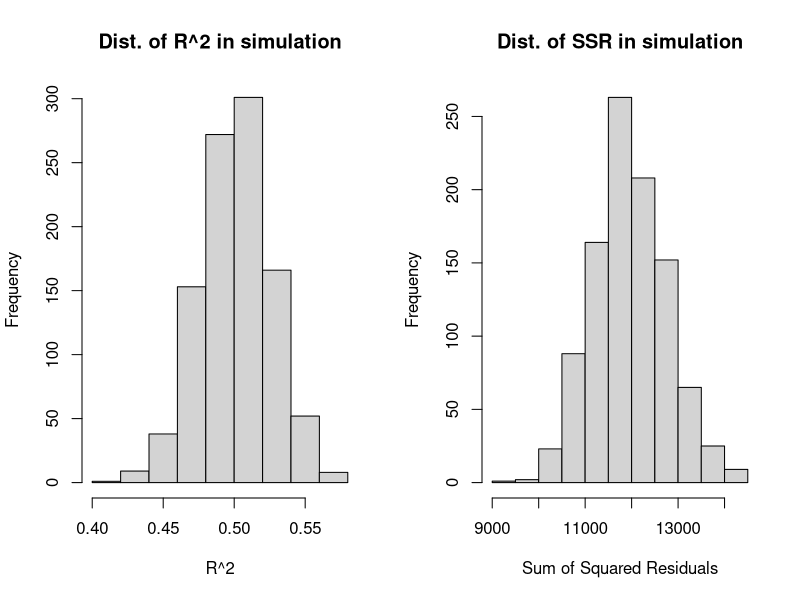

Write R code to recreate this figure.
#Problem 1
#1)
x <- matrix(runif(1000 * 1000, min = 0, max = 6), nrow = 1000)
#x_sqr <- x*x
eps <- matrix(rnorm(1000 * 1000, sd = x), nrow = 1000)
y <- 1 + 2 * x + eps
theta <- matrix(nrow = 1000, ncol = 2)
#matrix of our estimated parametrs
r_sqr <- matrix(nrow = 1000, ncol = 1)
ssr <- matrix(nrow = 1000, ncol = 1)

for (i in 1:1000) {
  theta[i, ] <- lm(y[, i] ~ x[, i])$coefficients
  r_sqr[i, ] <- summary(lm(y[, i] ~ x[, i]))$r.squared
  # resid <- sum_matrix$residuals
  # resid_sqr <- resid^2
  ssr[i, ] <- sum((summary(lm(y[, i] ~ x[, i]))$residuals) ^ 2)
}
par(mfrow = c(1, 2))
hist(r_sqr, main = "Dist. of R^2 in simulation", xlab = "R^2")
hist(ssr, main = "Dist. of SSR in simulation", xlab = "Sum of Squared Residuals")
alpha_hat <- mean(theta[, 1])
alpha_hat
beta_hat <- mean(theta[, 2])
beta_hat

#2)
sim_ols <- function(n, n_sims, var_vec = x^2 , ...) {
  x <- matrix(runif(n * n_sims, min = 0, max = 6), nrow = n)
  #x_sqr <- x*x
  eps <- matrix(rnorm(n * n_sims, sd = sqrt(var_vec)), nrow = n)
  y <- 1 + 2 * x + eps
  theta <- matrix(nrow = n_sims, ncol = 2)
  #matrix of our estimated parametrs
  r_sqr <- matrix(nrow = n_sims, ncol = 1)
  ssr <- matrix(nrow = n_sims, ncol = 1)
  
  for (i in 1:n_sims) {
    theta[i, ] <- lm(y[, i] ~ x[, i])$coefficients
    r_sqr[i, ] <- summary(lm(y[, i] ~ x[, i]))$r.squared
    # resid <- sum_matrix$residuals
    # resid_sqr <- resid^2
    ssr[i, ] <- sum((summary(lm(y[, i] ~ x[, i]))$residuals) ^ 2)
  }
  par(mfrow = c(1, 2))
  hist(r_sqr, main = "Dist. of R^2 in simulation", xlab = "R^2", ...)
  hist(ssr, main = "Dist. of SSR in simulation", xlab = "Sum of Squared Residuals", ... )
  alpha_hat <- mean(theta[, 1])
  alpha_hat
  beta_hat <- mean(theta[, 2])
  beta_hat
}